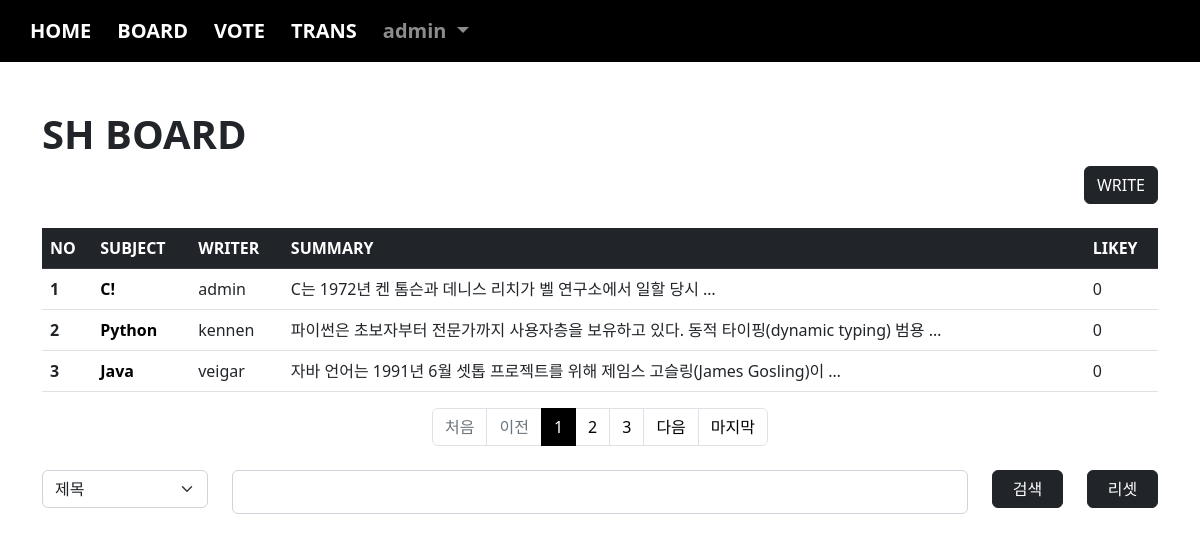
Page /board/index/ (signed in) on the committed database.
### acc/models.py (models this page shows, shortened)
class User(AbstractUser):
    comment = models.TextField(blank=True)
    point = models.IntegerField(default=0)
    pic = models.ImageField(upload_to="user/%y")

### board/models.py (models this page shows, shortened)
class Board(models.Model):
    subject = models.CharField(max_length=100)
    writer = models.ForeignKey(User, on_delete=models.CASCADE, related_name="writer")
    content = models.TextField()
    pubdate = models.DateTimeField()
    likey = models.ManyToManyField(User, blank=True, related_name="likey")

### board/views.py (the view)
# urls.py: path('index/', views.index, name="index"),
def index(request):
    if request.user.is_anonymous:
        return redirect("acc:login")
    cate = request.GET.get("cate", "")
    kw = request.GET.get("kw", "")
    pg = request.GET.get("page", 1)
    if kw:
        if cate == "sub":
            b = Board.objects.filter(subject__startswith=kw)
        elif cate == "wri":
            try:
                from acc.models import User
                u = User.objects.get(username=kw)
                b = Board.objects.filter(writer=u)
            except:
                b = Board.objects.none()
        elif cate == "con":
            b = Board.objects.filter(content__contains=kw)
    else:
        b = Board.objects.all()
    pag = Paginator(b, 3)
    obj = pag.get_page(pg)
    context = {
        "bset" : obj,
        "cate" : cate,
        "kw" : kw
    }
    return render(request, "board/index.html", context)

### templates/board/index.html (shortened to what this page needs)
{% extends 'base.html' %}
{% block con %}
    {% load mathfilters %}
    <h1><b>SH BOARD</b></h1>
    <div class="text-end">
        <a class="btn btn-dark" href="{% url 'board:create' %}">WRITE</a>
    </div>
    <table class="table table-hover mt-4">
        <thead>
            <tr class="table-dark">
                <th scope="col">NO</th>
                <th scope="col">SUBJECT</th>
                <th scope="col">WRITER</th>
                <th scope="col">SUMMARY</th>
                <th scope="col">LIKEY</th>
            </tr>
        </thead>
        <tbody>
            {% for i in bset %}
                <tr>
                    <th scope="row">{{ bset.start_index|add:forloop.counter0 }}</th>
                    <td><a href="{% url 'board:detail' i.id %}" class="sub">{{ i.subject }}</a></td>
                    <td>{{ i.writer }}</td>
                    <td>{{ i.content |truncatewords:10 }}</td>
                    <td>{{ i.likey.count }}</td>
                </tr>
            {% endfor %}
        </tbody>
    </table>
    <nav aria-label="Page navigation example">
        <ul class="pagination justify-content-center">
            {% if bset.has_previous %}
                <li class="page-item"><a class="page-link" href="{% url 'board:index' %}?page=1&cate={{cate}}&kw={{kw}}">처음</a></li>
                <li class="page-item"><a class="page-link" href="{% url 'board:index' %}?page={{ bset.previous_page_number }}&cate={{cate}}&kw={{kw}}">이전</a></li>
            {% else %}
                <li class="page-item disabled"><a class="page-link">처음</a></li>
                <li class="page-item disabled"><a class="page-link">이전</a></li>
            {% endif %}
            {% for i in bset.paginator.page_range %}
                {% if bset.number|add:2 >= i and i >= bset.number|sub:2 %}
                    <li class="page-item {% if bset.number == i %}active{% endif %}"><a class="page-link" href="{% url 'board:index' %}?page={{i}}&cate={{cate}}&kw={{kw}}">{{i}}</a></li>
                {% endif %}
            {% endfor %}
            {% if bset.has_next %}
                <li class="page-item"><a class="page-link" href="{% url 'board:index' %}?page={{bset.next_page_number}}&cate={{cate}}&kw={{kw}}">다음</a></li>
                <li class="page-item"><a class="page-link" href="{% url 'board:index' %}?page={{ bset.paginator.num_pages }}&cate={{cate}}&kw={{kw}}">마지막</a></li>
            {% else %}
                <li class="page-item disabled"><a class="page-link">다음</a></li>
                <li class="page-item disabled"><a class="page-link">마지막</a></li>
            {% endif %}
        </ul>
    </nav>
    <form>
        <div class="mt-4 row">
            <div class="col-sm-2">
                <select name="cate" class="form-select">
                    <option value="sub" {% if cate == "sub" %} selected {% endif %}>제목</option>
                </select>
            </div>
            <div class="col-sm-8">
                <input type="text" name="kw" value="{{kw}}" class="form-control">
            </div>
            <div class="col-sm-1">
                <button class="btn btn-dark" style="width: 100%;">검색</button>
            </div>
            <div class="col-sm-1">
                <a class="btn btn-dark" href="{% url 'board:index' %}" style="width: 100%;">리셋</a>
            </div>
        </div>
    </form>
{% endblock %}

### templates/base.html (shortened to what this page needs)
<!doctype html>
<html lang="en">
    <head>
        <link href="https://cdn.jsdelivr.net/npm/bootstrap@5.2.2/dist/css/bootstrap.min.css" rel="stylesheet">
    </head>
    <body>
        {% if user.is_authenticated %}
            <nav class="navbar navbar-expand-lg navbar-dark" style="background-color: rgb(0, 0, 0);">
                <div class="container-fluid">
                    <div class="collapse navbar-collapse" id="navbarSupportedContent">
                        <ul class="navbar-nav me-auto mb-2 mb-lg-0">
                            <li class="nav-item">
                                <a class="nav-link active" aria-current="page" href="{% url 'acc:index' %}">HOME</a>
                            </li>
                            <li class="nav-item">
                                <a class="nav-link active" aria-current="page" href="{% url 'board:index' %}">BOARD</a>
                            </li>
                            <li class="nav-item">
                                <a class="nav-link active" aria-current="page" href="{% url 'vote:index' %}">VOTE</a>
                            </li>
                            <li class="nav-item">
                                <a class="nav-link active" aria-current="page" href="{% url 'trans:index' %}">TRANS</a>
                            </li>
                            <li class="nav-item dropdown">
                                <a class="nav-link dropdown-toggle" href="#" role="button" data-bs-toggle="dropdown" aria-expanded="false">
                                    {{ user }}
                                </a>
                            </li>
                        </ul>
                    </div>
                </div>
            </nav>
        {% endif %}
        <div class="container mt-5 mb-5">
            {% block con %}
            {% endblock %}
        </div>
    </body>
</html>

### templates/board/index.html (style rules this page uses)
.sub { text-decoration: none; color: black; font-weight: bold; }
.active>.page-link { color: white; background-color: #000000; border-color: #000000; }
.page-link { color:black; }
.pagination { --bs-pagination-hover-color: #ffffff; --bs-pagination-hover-bg: rgb(0, 0, 0); }

### templates/base.html (style rules this page uses)
.nav-item { font-size: 20px; font-weight: bold; margin-left: 10px; }
.form-control { font-weight: bold; font-size: 20px; }

### rows in the picture
User: username "admin"
Board: start_index|add "1", subject "C!", writer "admin", content "C는 1972년 켄 톰슨과 데니스 리치가 벨 연구소에서 일할 당시 …", likey.count "0"
Board: start_index|add "2", subject "Python", writer "kennen", content "파이썬은 초보자부터 전문가까지 사용자층을 보유하고 있다. 동적 타이핑(dynamic typing) 범용 …", likey.count "0"
Board: start_index|add "3", subject "Java", writer "veigar", content "자바 언어는 1991년 6월 셋톱 프로젝트를 위해 제임스 고슬링(James Gosling)이 …", likey.count "0"

### other values in the picture
{{ i }} "1" "2" "3"
